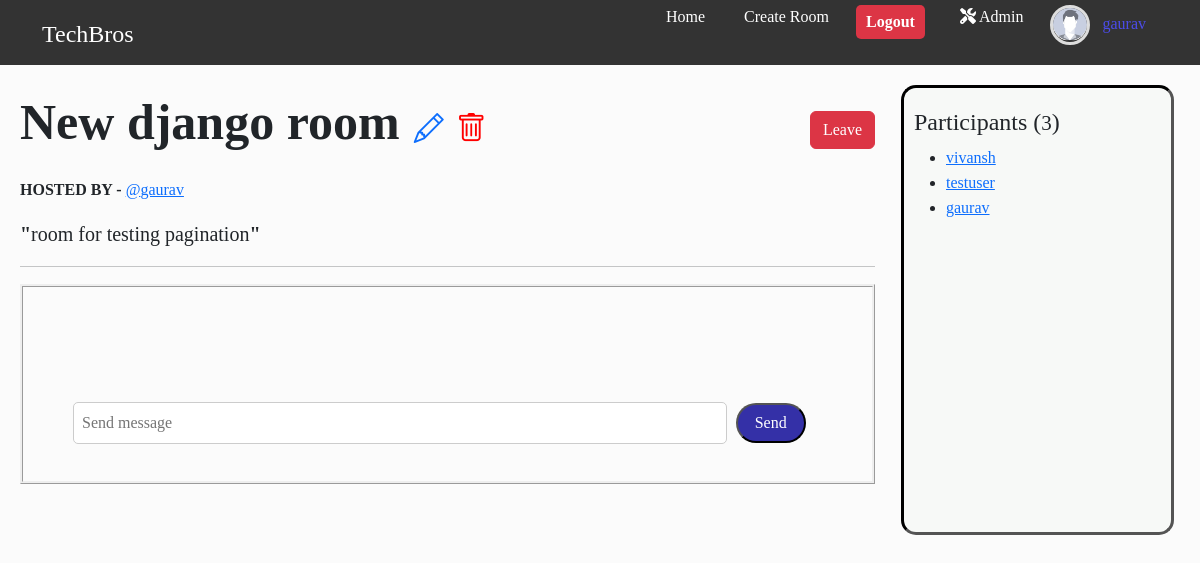
Page /room/22/ (signed in) on the committed database.
### main/models.py (models this page shows, shortened)
class Profile(models.Model):
    user = models.OneToOneField(User,on_delete=models.CASCADE)
    profile_pic = models.ImageField(upload_to='profile_images/',default='profile_images/default.jpg' , blank=True,null=True)

class Room(models.Model):
    topics = models.ManyToManyField(Topic,related_name="rooms")
    host = models.ForeignKey(User,on_delete=models.SET_NULL,null=True)
    name = models.CharField(max_length=200,)
    description = models.TextField(null=True, blank=True)
    participants = models.ManyToManyField(User,related_name='joined_rooms',through='Membership')
    updated = models.DateTimeField(auto_now=True)
    created = models.DateTimeField(auto_now_add=True)
    class Meta():
        ordering = ['-updated','-created']

### main/views.py (the view)
# urls.py: path('room/<int:pk>/',views.room,name='room'),
def room(request,pk):
    room = get_object_or_404(Room,pk = pk)
    participant_count = room.participants.all().count()
    is_member = Membership.objects.filter(user=request.user , room=room).exists() if request.user.is_authenticated else False
    return render(request,'room.html',{'room':room,'is_member':is_member,'participant_count':participant_count})

### templates/room.html (shortened to what this page needs)
{% extends "base.html" %}
{% load static %}
{% block content %}
<div class='room_container'>
    <main>
        <div style="display:  flex; justify-content: space-between; align-items: center;">
            <p>
                <span style="font-size:50px; font-weight:bold; margin-right:10px;">{{room.name}}</span>
                {% if request.user == room.host %}
                    <span style="font-size:30px;" >
                        <a href="{% url "update-room" room.id %}"><i class="bi bi-pencil"></i></a>
                        <a href="{% url 'delete-room' room.id %}" class="delete-icon"><i class="bi bi-trash"></i></i></a>
                    </span>
                {% elif request.user.is_superuser %}
                    <span style="font-size:30px;">
                        <a href="{% url 'delete-room' room.id %}" class="delete-icon"><i class="bi bi-trash"></i></i></a>
                    </span>
                {% endif %}
            </p>
            <span >
                {% if user.is_authenticated %}
                    {% if is_member %}
                        <form action="{% url "leave-room" room.id %}" method='POST'>
                            <button type="submit" class="btn btn-danger" > Leave </button>
                        </form>
                    {% else %}
                        <form action="{% url "join-room" room.id %}" method="POST">
                            {% csrf_token %}
                            <span><button type='submit' class="btn btn-success">Join</button></span>
                        </form>
                    {% endif %}
                {% endif %}
            </span>
        </div>
        <p style="margin-botton:2px;"><b>HOSTED BY - </b><a href="{% url "user-profile" room.host.id %}">@{{room.host}}</a></p>
        <p class="room-desc"><b>"</b>{{room.description}}<b>"</b></p>
        <hr>
        {% if user.is_authenticated %}
            {% if is_member %}
                <div class="message-container">
                    <div class="message-container-top">
                    </div>
                    <div class="message-container-bottom">
                        <form  id = "message-form">
                            <input type="text" name='text' placeholder='Send message' required='True' class="message-input" id = "message-input">
                            <button type ='submit' class="message-send-button">Send</button>
                        </form>
                    </div>
                </div>
            {% endif %}
        {% else %}
        <p class="login-from-room"><a href="{% url "login" %}" style="margin-right:6px;">Login </a>to join group</p>
        {% endif %}
    </main>
    <aside class="paricipants-container">
        <h4>Participants (<small>{{participant_count}}</small>)</h4>
        <ul>
            {% for participant in room.participants.all  %}
            <li><a href="{% url "user-profile" participant.id %}">{{participant.username}}</a></li>
            {% endfor %}
         </ul>
    </aside>
</div>
{% endblock content %}

### templates/base.html (shortened to what this page needs)
<!DOCTYPE html>
{% load static %}
<html lang="en">
  <head>
    <link
      href="https://cdn.jsdelivr.net/npm/bootstrap@5.3.0/dist/css/bootstrap.min.css"
      rel="stylesheet"
    />
    <link rel="stylesheet" href="https://cdnjs.cloudflare.com/ajax/libs/font-awesome/6.5.1/css/all.min.css">
    <link rel="stylesheet" href="https://cdn.jsdelivr.net/npm/bootstrap-icons/font/bootstrap-icons.css">
    <link rel="stylesheet" href="{% static 'css/style.css' %}">
  </head>
  <body>
    <nav class="navbar-cus">
      <div class="container">
        <a href="{% url 'home' %}" class="navbar-brand">TechBros</a>
        <ul class="nav-links" id="navLinks">
          <li><a href="{% url 'home' %}">Home</a></li>
          {% if user.is_authenticated %}
          <li><a href="{% url 'create-room' %}">Create Room</a></li>
          {% endif %}
          {% if user.is_authenticated %}
          <li>
            <form action="{% url 'logout' %}" method="POST">
              <button type="submit" class="logout-button">Logout</button>
            </form>
          </li>
          {% if request.user.is_superuser %}
          <li><a href="{% url 'admin:index' %}"><i class="fa-solid fa-screwdriver-wrench"></i> Admin</a></li>
          {% endif %}
          <li><img src="{{ request.user.profile.profile_pic.url }}" alt="Profile Picture" class='navbar-profile-pic'><a href="{% url 'user-profile' request.user.id %}" id="username-link">{{request.user.username}}</a></li>
          {% endif %}
        </ul>
      </div>
    </nav>
    {% block content %} {% endblock content %}
  </body>
</html>

### static/css/style.css (style rules this page uses)
* { margin: 0; padding-bottom: 1px; box-sizing: border-box; }
body { background-color: #FBFBFB; font-family: 'Times New Roman', Times, serif; }
.room_container { display: grid; grid-template-columns: 3fr 1fr; gap: 20px; padding: 20px; }
.room-desc { font-size: 20px; }
.logout-button { background-color: #dc3545; color: white; margin-right : 8px; padding: 5px 10px; border: none; border-radius: 5px; font-weight: bold; cursor: pointer; transition: background-color 0.3s ease; }
.paricipants-container { height: 450px; overflow-y: auto; padding: 20px 10px 20px 10px; margin-left: 6px; margin-right: 6px; border-style : inset; border-radius: 15px; border-color: black; background-color:#F7F9F7; }
.message-container { min-height: 200px; max-height: 500px; display: flex; flex-direction: column; border-style :ridge ; margin-bottom: 10px; padding: 10px 20px 10px 20px; }
.message-container-top { flex: 5; height: 80%; overflow-y: auto; margin-bottom: 10px; padding: 10px 20px 10px 20px; }
.message-container-bottom { flex: 0.5; margin-bottom: 10px; padding: 10px 20px 10px 20px; }
.message-input { width: 85%; padding: 8px; margin-right: 5px; margin-left: 10px; border: 1px solid #ccc; border-radius: 5px; }
.message-send-button { background-color: #3430a7; color: white; height: 40px; border-radius: 20px; width: 70px; }
.delete-icon { position: relative; cursor: pointer; color: red; margin-left: 5px; }
.navbar-cus { background: #333; color: white; display: flex; justify-content: space-between; align-items: center; margin: 0px; }
.navbar-cus .container { padding-top: 5px; display: flex; justify-content: space-between; align-items:center; width: 100%; }
.navbar-brand { font-size: 1.5rem; text-decoration: none; color: white; }
.nav-links { list-style: none; display: flex; gap: 15px; }
.nav-links li { display: inline; }
.nav-links a { text-decoration: none; color: white; padding: 8px 12px; }
#username-link { color: rgb(76, 76, 233); text-decoration: none; }
.navbar-profile-pic { width: 40px; height: 40px; border-radius: 100%; object-fit: cover; border: 3px solid #ddd; }

### rows in the picture
Room: name "New django room", host "gaurav", description "room for testing pagination"

### other values in the picture
{{ request.user.username }} "gaurav"
{{ participant_count }} "3"
{{ participant.username }} "vivansh"
{{ participant.username }} "testuser"
{{ participant.username }} "gaurav"
